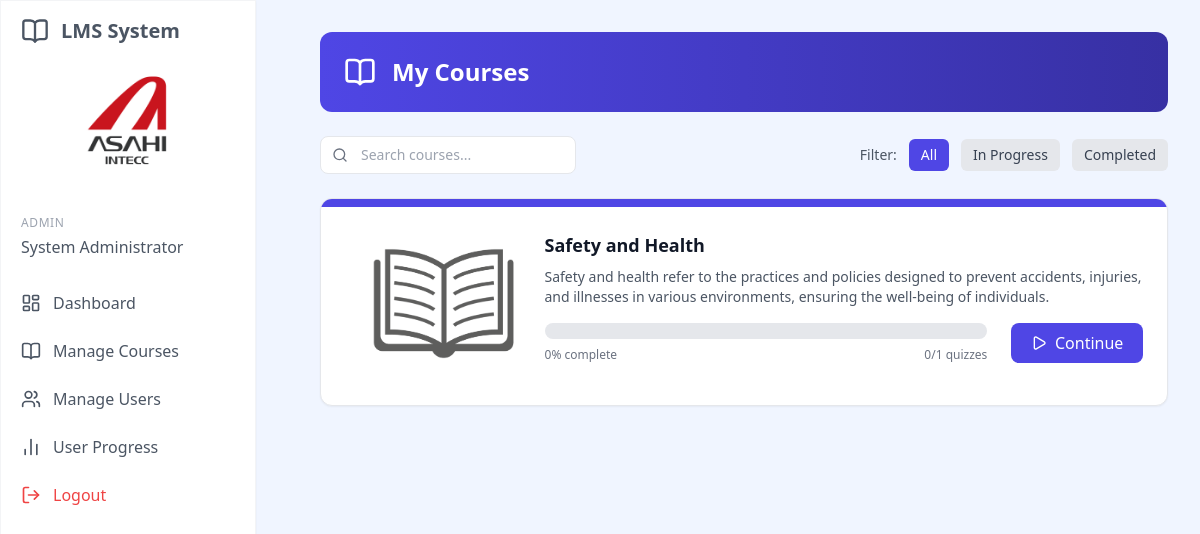
The page /view_courses.php (signed in) on the database as committed earlier.
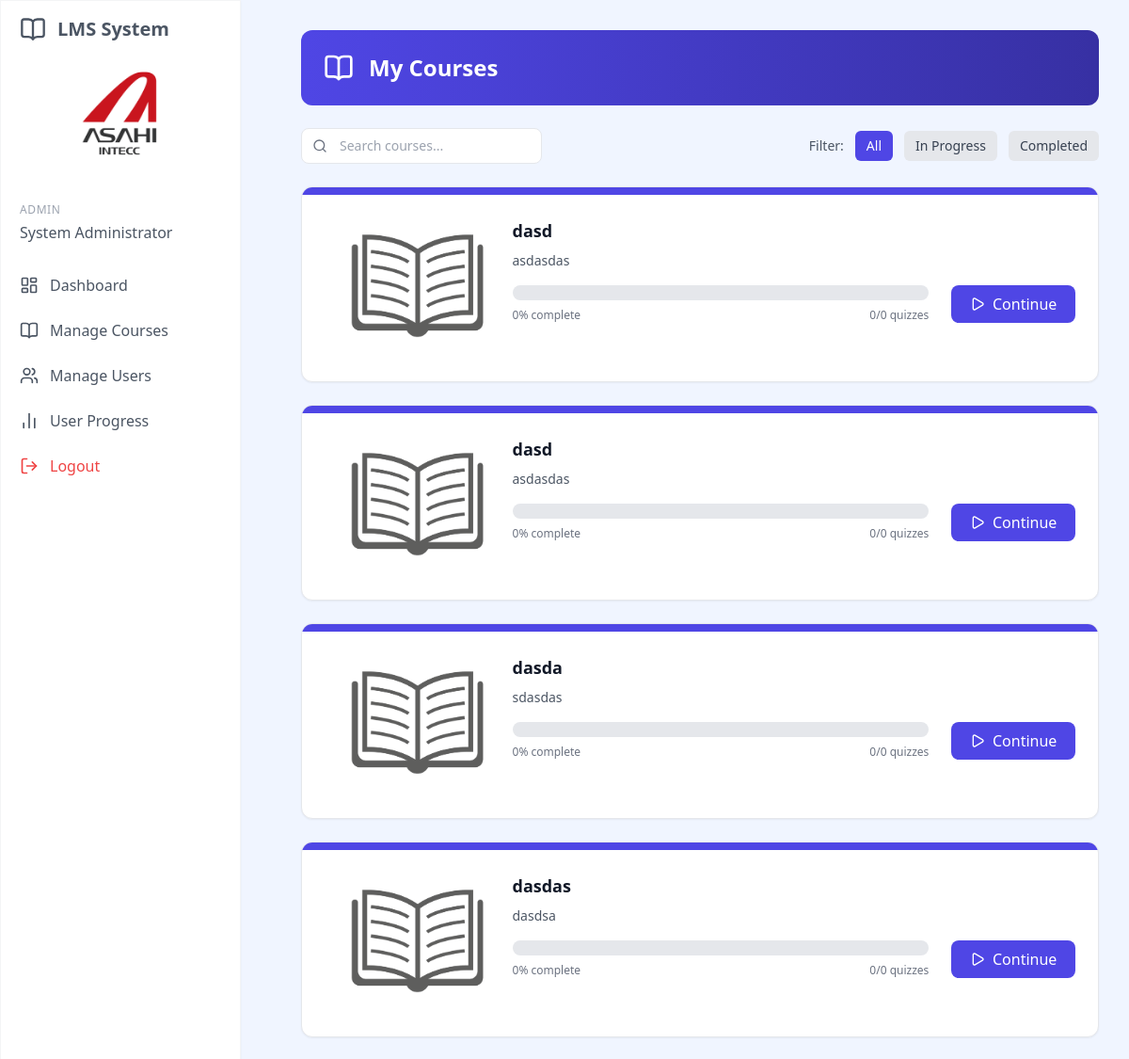
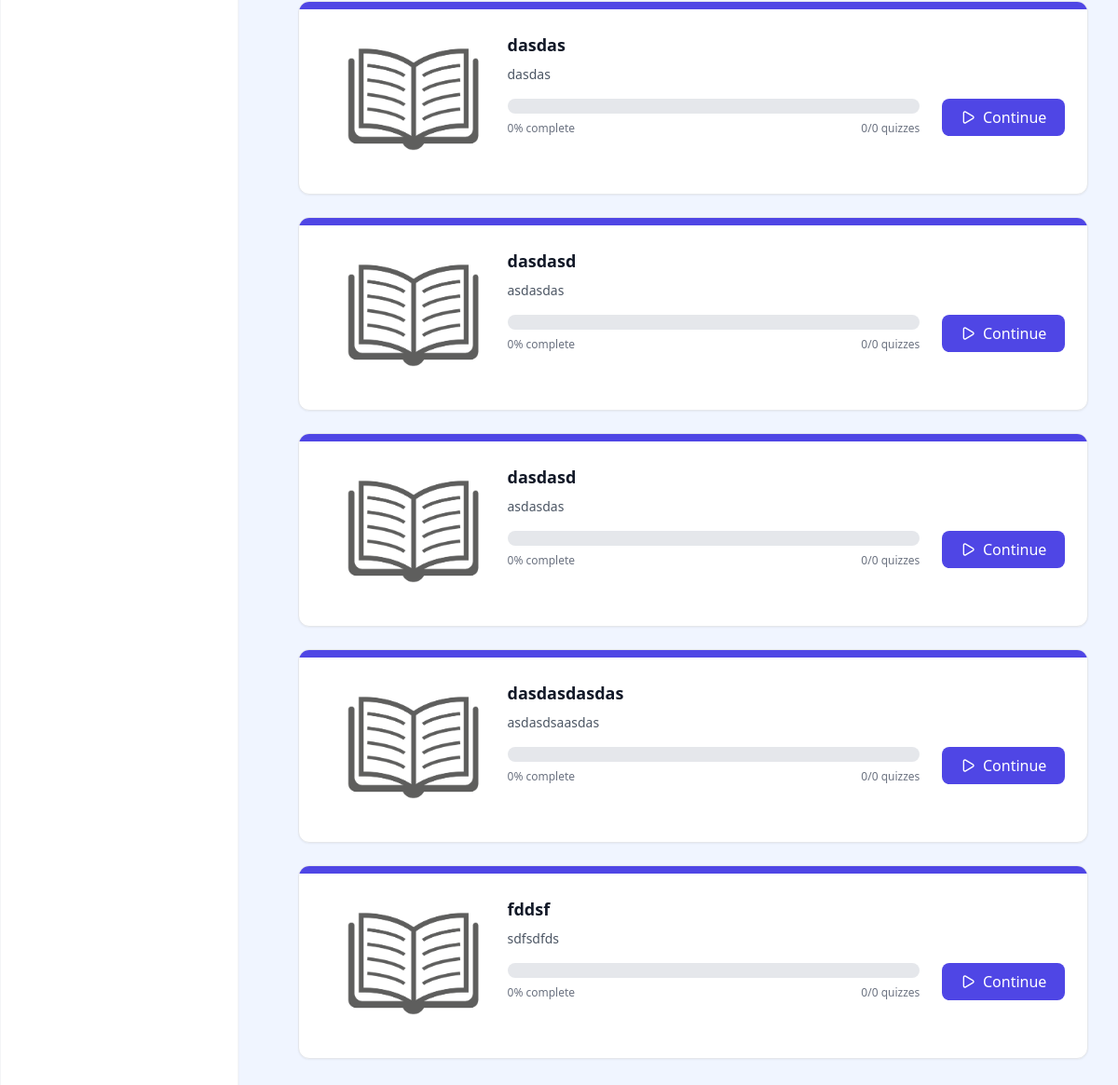
The same page on the database as committed later (2 pictures, top to bottom).
### tables this page shows
CREATE TABLE `courses` (
  `id` int(11) NOT NULL,
  `title` varchar(100) NOT NULL,
  `description` text DEFAULT NULL,
  `department` int(10) NOT NULL,
  `division` int(10) NOT NULL,
  `section` int(10) NOT NULL,
  `created_by` int(11) DEFAULT NULL,
  `has_video` int(11) DEFAULT 0,
  `created_at` timestamp NULL DEFAULT current_timestamp(),
  `updated_at` timestamp NULL DEFAULT current_timestamp() ON UPDATE current_timestamp(),
  `removed` int(1) NOT NULL
);

### web/view_courses.php (the view, shortened to what this page needs)
<?php
require_once '../config.php';
include 'includes/header.php';
$query = "
    SELECT
        c.id,
        c.title,
        c.description,
        COUNT(DISTINCT q.id) as quiz_count,
        COUNT(DISTINCT up.quiz_id) as completed_quizzes,
        COALESCE(AVG(up.score), 0) as average_score,
        COALESCE((COUNT(DISTINCT up.quiz_id) * 100.0 / NULLIF(COUNT(DISTINCT q.id), 0)), 0) as progress
    FROM courses c
    LEFT JOIN quizzes q ON c.id = q.course_id
    LEFT JOIN user_progress up ON q.id = up.quiz_id AND up.user_id = ?
    GROUP BY c.id, c.title, c.description
    ORDER BY c.title
";
$stmt = $conn->prepare($query);
$stmt->bind_param("i", $_SESSION['user_id']);
$stmt->execute();
$courses = $stmt->get_result()->fetch_all(MYSQLI_ASSOC);
?>
<div class="p-8 sm:ml-72">
    <div class="container mx-auto">
        <div class="bg-gradient-to-r from-blue-600 to-blue-800 rounded-xl p-6 mb-6 flex items-center">
            <i data-lucide="book-open" class="h-8 w-8 text-white mr-4"></i>
            <h1 class="text-2xl font-bold text-white">My Courses</h1>
        </div>
        <div class="mb-6 flex flex-col sm:flex-row gap-4 items-center justify-between">
            <div class="relative w-full sm:w-64">
                <span class="absolute inset-y-0 left-0 flex items-center pl-3 text-gray-500">
                    <i data-lucide="search" class="w-4 h-4"></i>
                </span>
                <input type="search"
                       id="searchCourses"
                       class="w-full pl-10 pr-4 py-2 border border-gray-200 rounded-lg text-sm focus:outline-none focus:ring-2 focus:ring-blue-500 focus:border-blue-500"
                       placeholder="Search courses...">
            </div>
            <div class="flex items-center gap-3">
                <span class="text-sm text-gray-600">Filter:</span>
                <button id="filterAll" class="px-3 py-1.5 bg-blue-600 text-white text-sm rounded-md">All</button>
                <button id="filterInProgress" class="px-3 py-1.5 bg-gray-200 text-gray-700 text-sm rounded-md">In Progress</button>
                <button id="filterCompleted" class="px-3 py-1.5 bg-gray-200 text-gray-700 text-sm rounded-md">Completed</button>
            </div>
        </div>
        <?php if (empty($courses)): ?>
        <div class="bg-blue-50 border border-blue-100 rounded-xl p-8 text-center">
            <i data-lucide="book-open" class="w-16 h-16 text-blue-400 mx-auto mb-4"></i>
            <h2 class="text-xl font-bold text-blue-800 mb-2">No courses available</h2>
            <p class="text-blue-600 mb-6">There are no courses available for you at the moment.</p>
        </div>
        <?php else: ?>
        <div class="grid grid-cols-1 gap-6" id="coursesGrid">
            <?php foreach ($courses as $course): ?>
            <div class="course-card bg-white rounded-xl shadow-sm overflow-hidden border border-gray-200 hover:shadow-md transition-shadow duration-200"
                 data-progress="<?php echo round($course['progress']); ?>"
                 data-title="<?php echo htmlspecialchars($course['title']); ?>"
                 data-description="<?php echo htmlspecialchars($course['description']); ?>">
                <div class="h-2 bg-blue-600"></div>
                <div class="p-6 grid md:grid-cols-3 max-md:grid-rows-2 lg:grid-cols-4">
                    <div class="col-span-1 max-md:col-span-2 row-span-1 lg:col-span-1 max-md:text-center place-content-center">
                        <img src="book image.jpg" alt="Open Book" class="h-[150px] hx-auto mx-auto">
                    </div>
                    <div class="col-span-2 lg:col-span-3">
                        <h3 class="text-lg font-semibold text-gray-900 mb-2"><?php echo htmlspecialchars($course['title']); ?></h3>
                        <p class="text-sm text-gray-600 mb-4 line-clamp-2"><?php echo htmlspecialchars($course['description']); ?></p>
                        <div class="grid grid-cols-4 row-span-1 gap-6">
                            <div class="col-span-3 place-content-center">
                                <div class="w-full bg-gray-200 rounded-full h-4">
                                </div>
                                <div class="flex justify-between items-center mt-2">
                                    <span class="text-xs font-medium text-gray-500"><?php echo round($course['progress']); ?>% complete</span>
                                    <span class="text-xs font-medium text-gray-500"><?php echo $course['completed_quizzes']; ?>/<?php echo $course['quiz_count']; ?> quizzes</span>
                                </div>
                            </div>
                            <a href="view_course.php?id=<?php echo $course['id']; ?>" class="place-content-center col-span-1 block w-full text-center px-4 py-2 bg-blue-600 hover:bg-blue-700 text-white font-medium rounded-lg transition-colors flex items-center justify-center">
                                <i data-lucide="<?php echo $course['progress'] == 100 ? 'check-circle' : 'play'; ?>" class="w-4 h-4 mr-2"></i>
                                <div class="max-md:hidden">
                                    <?php echo $course['progress'] == 100 ? 'Review' : 'Continue'; ?>
                                </div>
                            </a>
                        </div>
                    </div>
                </div>
            </div>
            <?php endforeach; ?>
        </div>
        <?php endif; ?>
    </div>
</div>

### web/includes/header.php (shortened to what this page needs)
<?php
$is_in_includes = strpos($_SERVER['PHP_SELF'], '/includes/') !== false;
$base_path = $is_in_includes ? '..' : '.';
?>
<!DOCTYPE html>
<html lang="en">
<head>
    <script src="https://cdn.tailwindcss.com"></script>
    <link rel="stylesheet" href="https://cdn.jsdelivr.net/npm/bootstrap-icons@1.10.5/font/bootstrap-icons.css">
    <link rel="stylesheet" href="<?php echo $base_path; ?>/../assets/css/style.css">
</head>
<body class="bg-blue-50">
    <div class="flex">
        <?php include_once($base_path . '/includes/sidebar.php'); ?>
    </div>
</body>
</html>

### web/includes/sidebar.php (shortened to what this page needs)
<?php
$current_page = basename($_SERVER['PHP_SELF']);
?>
<aside id="sidebar" class="fixed top-0 left-0 z-40 w-64 h-screen transition-transform bg-white text-gray-600 shadow-sm border border-gray-100">
    <div class="h-full px-3 py-4 overflow-y-auto">
        <div class="flex items-center mb-2 px-2">
            <i data-lucide="book-open" class="h-7 w-7 text-gray-600 mr-3"></i>
            <span class="self-center text-xl font-semibold whitespace-nowrap">LMS System</span>
        </div>
        <div class="m-5">
            <img src="asahi.png" alt="Asahi Intecc" class="h-[110px] mx-auto">
        </div>
        <div class="mt-10 mb-6 px-2">
            <div class="text-xs uppercase tracking-wider text-gray-400 mb-1">
                <?php echo $_SESSION['role'] === 'admin' ? 'ADMIN' : 'USER'; ?>
            </div>
            <div class="font-medium">
                <?php echo htmlspecialchars($_SESSION['full_name'] ?? 'System Administrator'); ?>
            </div>
        </div>
        <ul class="space-y-2 font-medium">
            <li>
                <a href="dashboard.php" class="flex items-center p-2 rounded-lg hover:bg-gradient-to-r from-blue-600 to-blue-800 group <?php echo $current_page === 'dashboard.php' ? 'bg-gradient-to-r from-blue-600 to-blue-800' : ''; ?>">
                    <i data-lucide="layout-dashboard" class="w-5 h-5 text-gray-600 transition duration-75 group-hover:text-white <?php echo $current_page === 'dashboard.php' ? 'text-white' : ''; ?>"></i>
                    <span class="ml-3 text-gray-600 transition duration-75 group-hover:text-white <?php echo $current_page === 'dashboard.php' ? 'text-white' : ''; ?>">Dashboard</span>
                </a>
            </li>
            <?php if ($_SESSION['role'] === 'admin'): ?>
            <li>
                <a href="manage_courses.php" class="flex items-center p-2 rounded-lg hover:bg-gradient-to-r from-blue-600 to-blue-800 group <?php echo $current_page === 'manage_courses.php' ? 'bg-gradient-to-r from-blue-600 to-blue-800' : ''; ?>">
                    <i data-lucide="book-open" class="w-5 h-5 text-gray-600 transition duration-75 group-hover:text-white <?php echo $current_page === 'manage_courses.php' ? 'text-white' : ''; ?>"></i>
                    <span class="ml-3 text-gray-600 transition duration-75 group-hover:text-white <?php echo $current_page === 'manage_courses.php' ? 'text-white' : ''; ?>">Manage Courses</span>
                </a>
            </li>
            <li>
                <a href="manage_users.php" class="flex items-center p-2 rounded-lg hover:bg-gradient-to-r from-blue-600 to-blue-800 group <?php echo $current_page === 'manage_users.php' ? 'bg-gradient-to-r from-blue-600 to-blue-800' : ''; ?>">
                    <i data-lucide="users" class="w-5 h-5 text-gray-600 transition duration-75 group-hover:text-white <?php echo $current_page === 'manage_users.php' ? 'text-white' : ''; ?>"></i>
                    <span class="ml-3 text-gray-600 transition duration-75 group-hover:text-white <?php echo $current_page === 'manage_users.php' ? 'text-white' : ''; ?>">Manage Users</span>
                </a>
            </li>
            <li>
                <a href="admin_user_progress.php" class="flex items-center p-2 rounded-lg hover:bg-gradient-to-r from-blue-600 to-blue-800 group <?php echo $current_page === 'admin_user_progress.php' ? 'bg-gradient-to-r from-blue-600 to-blue-800' : ''; ?>">
                    <i data-lucide="bar-chart-2" class="w-5 h-5 text-gray-600 transition duration-75 group-hover:text-white <?php echo $current_page === 'admin_user_progress.php' ? 'text-white' : ''; ?>"></i>
                    <span class="ml-3 text-gray-600 transition duration-75 group-hover:text-white <?php echo $current_page === 'admin_user_progress.php' ? 'text-white' : ''; ?>">User Progress</span>
                </a>
            </li>
            <?php endif; ?>
            <li>
                <a href="logout.php" class="flex items-center p-2 rounded-lg hover:bg-gradient-to-r from-blue-600 to-blue-800 group text-red-500 hover:text-white">
                    <i data-lucide="log-out" class="w-5 h-5 transition duration-75 group-hover:text-white"></i>
                    <span class="ml-3 text-red-500 transition duration-75 group-hover:text-white">Logout</span>
                </a>
            </li>
        </ul>
    </div>
</aside>

Rows that differ between the two databases and show on the page:
removed courses: title "Safety and Health", description "Safety and health refer to the practices and policies designed to prevent accidents, injuries, and illnesses in various environments, ensuring the well-being of individuals.", progress "0", completed_quizzes "0", quiz_count "1"
added courses: title "dasd", description "asdasdas", progress "0", completed_quizzes "0", quiz_count "0"
added courses: title "dasd", description "asdasdas", progress "0", completed_quizzes "0", quiz_count "0"
added courses: title "dasda", description "sdasdas", progress "0", completed_quizzes "0", quiz_count "0"
added courses: title "dasdas", description "dasdsa", progress "0", completed_quizzes "0", quiz_count "0"
added courses: title "dasdas", description "dasdas", progress "0", completed_quizzes "0", quiz_count "0"
added courses: title "dasdasd", description "asdasdas", progress "0", completed_quizzes "0", quiz_count "0"
added courses: title "dasdasd", description "asdasdas", progress "0", completed_quizzes "0", quiz_count "0"
added courses: title "dasdasdasdas", description "asdasdsaasdas", progress "0", completed_quizzes "0", quiz_count "0"
added courses: title "fddsf", description "sdfsdfds", progress "0", completed_quizzes "0", quiz_count "0"
